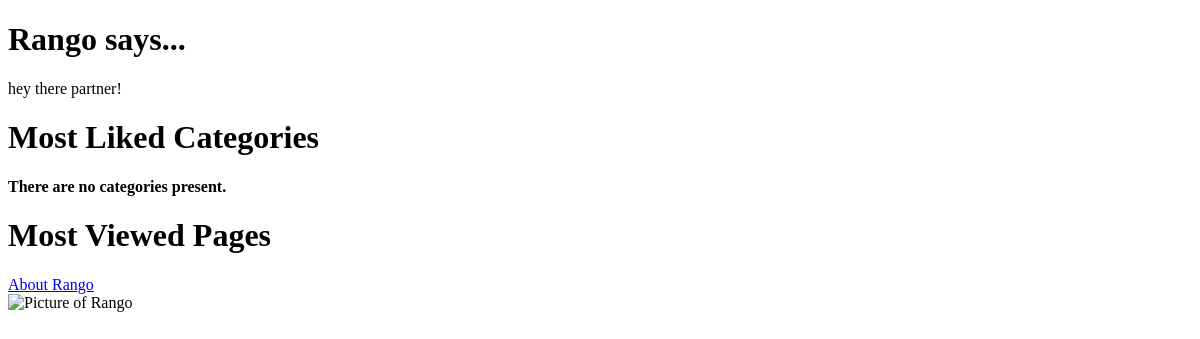
/, run on an earlier commit of the app's database.
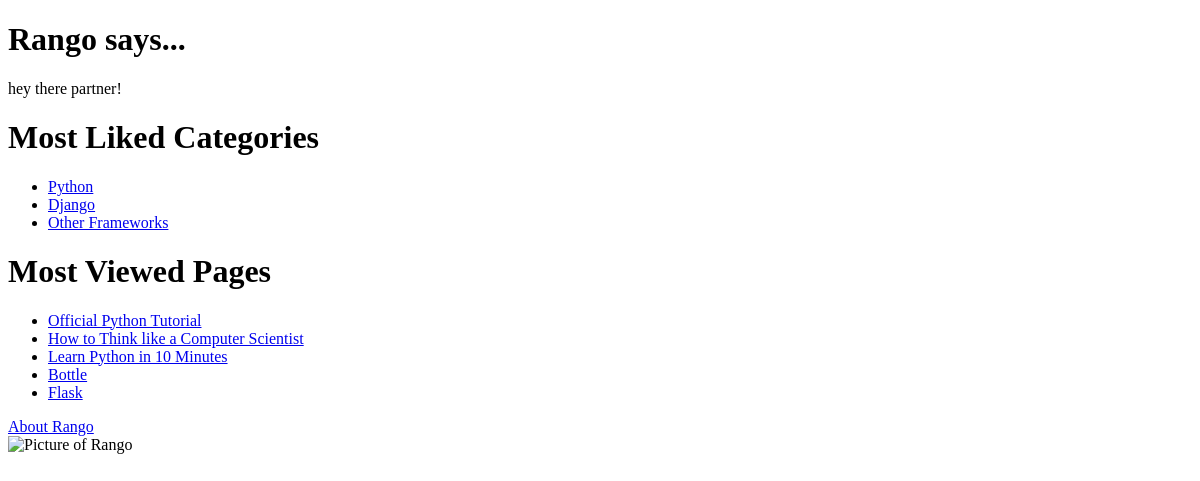
And on a later commit of the database.
### rango/models.py (models this page shows, shortened)
class Category(models.Model):
    name = models.CharField(max_length=128, unique=True)
    views = models.IntegerField(default=0)
    likes = models.IntegerField(default=0)
    slug = models.SlugField(unique=True)
    class Meta:
        verbose_name_plural = 'Categories'

class Page(models.Model):
    category = models.ForeignKey(Category)
    title = models.CharField(max_length=128)
    url = models.URLField()
    views = models.IntegerField(default=0)

### rango/views.py (the view)
# urls.py: url(r'^$', views.index, name="index"),
def index(request):
    category_list = Category.objects.order_by('-likes')[:5]
    pages_list = Page.objects.order_by('-views')[:5]
    context_dict = {'categories': category_list, 'pages': pages_list}
    return render(request, 'rango/index.html', context=context_dict)

### templates/rango/index.html
<!DOCTYPE html>
{% load staticfiles %}
<html>
<head>
    <title>Rango</title></head>
<body>
<h1>Rango says...</h1>
<div>hey there partner!</div>
<div>
    <h1>Most Liked Categories</h1>
    {% if categories %}
    <ul>
        {% for category in categories %}
        <li>
            <a href="/rango/category/{{ category.slug }}">{{ category.name }}</a>
        </li>
        {% endfor %}
    </ul>
    {% else %}
    <strong>There are no categories present.</strong>
    {% endif %}
</div>
<div>
    <h1>Most Viewed Pages</h1>
    {% if pages %}
    <ul>
        {% for page in pages %}
        <li>
            <a href="{{ page.url }}">{{ page.title }}</a>
        </li>
        {% endfor %}
    </ul>
    {% endif %}
</div>
<div>
    <a href="/rango/about/">About Rango</a><br/>
    <img src="{% static "images/rango.jpg" %}" alt="Picture of Rango" />
</div>
</body>
</html>

What changed in the data, as far as the page shows it:
added Category: name "Python"
added Category: name "Django"
added Category: name "Other Frameworks"
added Page: title "Official Python Tutorial"
added Page: title "How to Think like a Computer Scientist"
added Page: title "Learn Python in 10 Minutes"
added Page: title "Bottle"
added Page: title "Flask"
Also different on the page:
text no longer shown: "There are no categories present."
